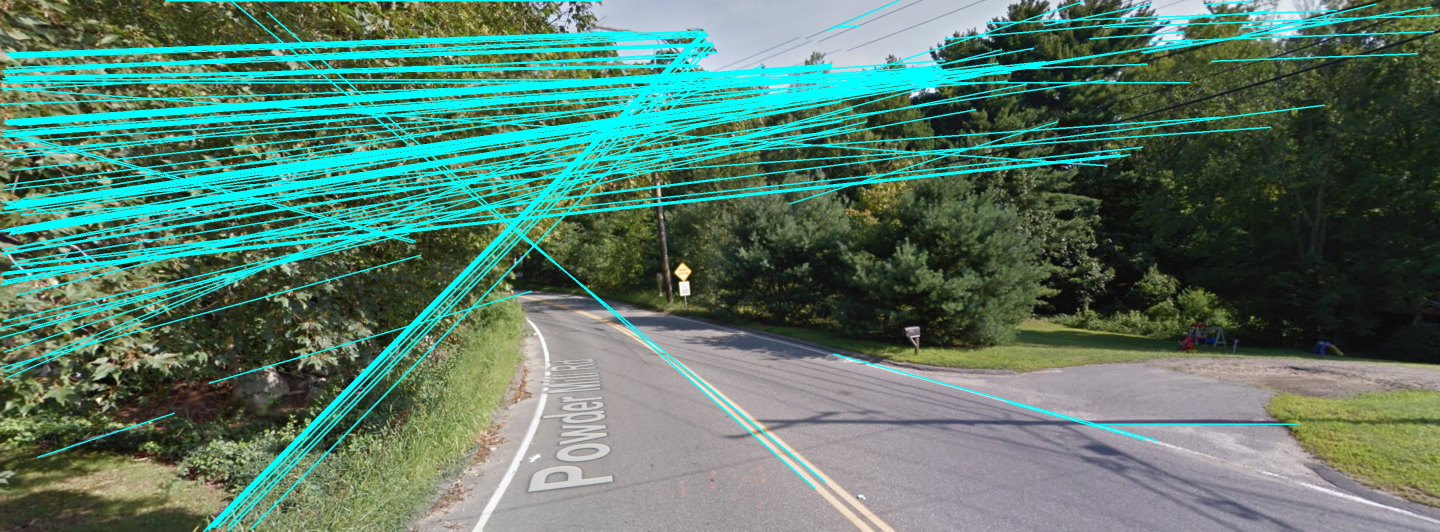
#> input picture Ben's Projects/Archived Projects/OpenCV Test/Irrelevant Images/Robot Line Detection.jpg, 2880 x 1063 px, given in place of the camera (shown at 1/2 size)
$ python classifier_test.py
#> lines starting #> are read from the running program, lines starting #| are printed output that depends on the picture
### ben_projects/RoboQuasar1.0/camera/capture.py
# handles all interfacing with OpenCV camera objects

import os
import time
import datetime
import sys

import cv2
import numpy
import config


class Capture(object):
    excludedSources = set()
    increaseFPSActions = []

    resolutions = {
        "logitech": {
            8: (1920, 1080),
            12: (1440, 810),
            23: (960, 540),
            30: (480, 270),
            31: (240, 135),
            "default": 30
        },
        "ELP": {
            10: (2048, 1536),
            12: (1600, 1200),
            30: (1280, 720),
            31: (640, 480),
            32: (320, 240),
            "default": 30
        },
        "ELP180": {
            6: (1920, 1080),
            9: (1280, 720),
            21: (800, 600),
            30: (640, 480),
            31: (352, 288),
            32: (320, 240),
            "default": 30
        },
        "ps3eye": {
            60: (640, 480),
            120: (320, 240),
            "default": 60
        }
    }

    mac_keys = {
        63232: "up",
        63233: "down",
        63234: "left",
        63235: "right",
        27: "esc",
        13: "enter"
    }

    linux_keys = {
        65362: "up",
        65364: "down",
        65361: "left",
        65363: "right",
        'esc': 'esc',
        10: "enter"
    }

    windows_keys = {

    }

    def __init__(self, window_name=None, cam_source=None,
                 auto_select_source=False,
                 show_window=True,
                 width=None, height=None, crop=(None,) * 4,
                 size_by_fps=None, camera_type=None,
                 frame_skip=0,
                 loop_video=True,
                 start_frame=0):
        """
        The initializer for an opencv camera object. It holds all the methods
        required to read and write from a camera.

        :param window_name: The name of the window to display the camera output.
                If None, False, or "" (Falsey), the camera will not show its
                output although you can still read data from it.
        :param cam_source: The camera number or the name of the video file.
                If a number, Capture will attempt
                cv2.VideoCapture(camSource). OpenCV's camera numbering system
                is arbitrary at best, so this isn't recommended.

                If None, Capture will search for a camera for you. If you'd like
                manually select a camera , set autoSelectSource to True
                (see that parameter for details)

                If a string, Capture will search for a video of that name in the
                directory "Camera/Videos"
        :param width: Manually set a width for the capture. Capture will scale
                the capture to this width if specified. I'd recommend sizeByFPS,
                however, as it optimizes size to desired FPS for you.

                Note: For videos, OpenCV's resize function is used. This can
                cause a significant drop in fps
        :param height: Same as width except for height
        :param size_by_fps: The desired FPS for the capture. The FPS for the
                following cameras are implemented under the following names:

                ELP180: "180degree Fisheye Lens 1080p Wide Angle Pc Web USB Camera"
                ELP: ELP USB with Camera 2.1mm Wide Angle Mjpeg 5megapixel Hd Camera USB for Industrial, Machine Vision
                logitech: Logitech HD Pro Webcam C920

                Type help(Capture.resolutions) for details.

                To specify which camera's data to use, specify the cameraType
                parameter.

                If you type an FPS that doesn't match the ones under
                Capture.resolutions, Capture will find the closest FPS.

                If None, Capture picks the default resolution for the logitech
                camera type: (480, 270).
        :param camera_type: Specify which camera data to use for sizeByFPS. If
                None, Capture selects logitech by default
        :param crop: How much to crop the resulting image by. Supply a tuple of
                size 4. If you don't want to crop a certain dimension, set that
                dimension to None.

                Example: (50, None, None, 100) crops the image to size
                            (50, 0, width, 100)
                         (None, 50, 100, None) crops the image to size
                            (0, 50, 100, height)
                         (None, None, None, None) crops the image to size
                            (0, 0, width, height)
        :param auto_select_source: If True, Capture will launch the Camera
                Selector mini application. Follow its instructions when prompted.
        :param frame_skip: Number of frames to skip in a video or camera feed.
                This works much better for videos than cameras.
        :param loop_video: Whether to loop a video when it ends or not
        """
        time1 = time.time()

        self.windowName = window_name
        self.camSource = cam_source
        self.enableDraw = show_window
        self.sizeByFPS = size_by_fps
        self.isRunning = True
        self.analysisApplied = False
        self.cameraType = camera_type
        self.cameraFPS = None
        self.trackbarName = "Frame"
        self.dimensions = list(crop)
        self.video = None
        self.loopVideo = loop_video

        if type(self.camSource) == int:
            self.frameSkip = 0
        else:
            self.frameSkip = frame_skip

        if sys.platform.startswith('darwin'):  # OS X
            self.key_codes = self.mac_keys
        elif (sys.platform.startswith('linux') or sys.platform.startswith(
                'cygwin')):
            self.key_codes = self.linux_keys
        elif sys.platform.startswith('win'):  # Windows
            self.key_codes = self.windows_keys
        else:
            raise EnvironmentError('Unsupported platform')

        camera_type = camera_type if camera_type is not None else "logitech"
        try:
            self.resolutions = Capture.resolutions[camera_type]
        except:
            raise Exception("camera data for camera type %s does not exist.\
Please type help(Capture.resolutions) for a dictionary of available camera data.")

        if self.enableDraw == True:
            cv2.namedWindow(window_name)

        if cam_source is not None:
            if type(cam_source) == str:
                self.loadVideo(cam_source)
            else:
                self.loadCamera(cam_source)
        else:
            if auto_select_source is True:
                capture = self.searchForCamera()
            else:
                capture = self.cameraSelector()
            self.loadCamera(capture)

        if width is not None and height is not None:
            self.width, self.height = width, height

        elif self.sizeByFPS is not None:
            if (self.sizeByFPS in list(self.resolutions.keys())) is False:
                self.sizeByFPS = self.findClosestRes(size_by_fps)
            self.width, self.height = self.resolutions[self.sizeByFPS]

        else:
            if type(self.camSource) == int:
                self.sizeByFPS = self.resolutions["default"]
                self.width, self.height = self.resolutions[self.sizeByFPS]

            else:
                self.width, self.height = self.camera.get(
                        cv2.CAP_PROP_FRAME_WIDTH), self.camera.get(
                        cv2.CAP_PROP_FRAME_HEIGHT)

        if type(self.camSource) == int:
            Capture.increaseFPSActions.append(self.increaseFPS)
            if len(Capture.increaseFPSActions) >= 2:
                for increaseFPS in Capture.increaseFPSActions:
                    increaseFPS()
                Capture.increaseFPSActions = []

        self.camera.set(cv2.CAP_PROP_FRAME_WIDTH, self.width)
        self.camera.set(cv2.CAP_PROP_FRAME_HEIGHT, self.height)

        if self.dimensions[0] is None:
            self.dimensions[0] = 0
        if self.dimensions[1] is None:
            self.dimensions[1] = 0
        if self.dimensions[2] is None:
            self.dimensions[2] = self.width
        if self.dimensions[3] is None:
            self.dimensions[3] = self.height

        time2 = time.time()
        print((str(self.camSource) + " loaded in " + str(
                time2 - time1) + " seconds. Capture size is " +
              str(int(self.width)) + "x" + str(int(self.height))))

        if start_frame > 0:
            self.setFrame(start_frame)

        self.frame = numpy.zeros((self.height, self.width, 3))

    # [100 lines left out: functions cameraSelector, searchForCamera, not called in this run]

    def loadCamera(self, capture):
        """
        Loads a numbered camera and adds it to Capture.excludedSources so that
        duplicate cameras don't arise.

        :param capture: The camera number to load
        :return: None
        """
        print("loading camera " + str(capture) + " into window named '" + str(
                self.windowName) + "'...")
        self.camera = cv2.VideoCapture(capture)
        self.camSource = capture
        Capture.excludedSources.add(capture)

    # [154 lines left out: functions loadVideo, findClosestRes, stopCamera, setFrame, incrementFrame, decrementFrame and 4 more, not called in this run]

    def getPressedKey(self, delay=1):
        """
        Using OpenCV's waitKey, get the user's pressed key.

        :param delay: An optional delay (milliseconds) to wait for user input.
                Default is 1.
        :return: The pressed key as a single character string OR if the key
                number matches Capture.mac_keys, it will return the
                corresponding text. Type help(Capture.mac_keys) for details.
        """
        key = cv2.waitKey(delay)
        if key in self.key_codes:
            return self.key_codes[key]
        elif key > -1:
            if 0 <= key < 0x100:
                return chr(key)
            else:
                print(("Unrecognized key: " + str(key)))
        else:
            return key

    # [95 lines left out: functions showFrame, currentFrameNumber, getVideoFPS, initVideoWriter, writeToVideo, stopVideo, not called in this run]

    def getFrame(self, readNextFrame=True):
        """
        A method to be used inside of a while loop. Reads frames from a video
        or a live capture.

        :param readNextFrame: True by default. Use to refresh the capture's
                current frame without proceeding to the next
        :return: A numpy array containg the frame captured
                (shape = (height, width, 3))
        """
        if self.isRunning is False:
            self.stopCamera()
            return
        if readNextFrame is False:
            self.decrementFrame()
        if self.frameSkip > 0:
            if type(self.camSource) == str:
                current = self.camera.get(cv2.CAP_PROP_POS_FRAMES)
                self.camera.set(cv2.CAP_PROP_POS_FRAMES,
                                current + self.frameSkip)
        success, self.frame = self.camera.read()

        if success is False or self.frame is None:
            if type(self.camSource) == int:
                raise Exception("Failed to read from camera!")
            elif self.loopVideo == True:
                self.setFrame(0)
                while success is False or self.frame is None:
                    success, self.frame = self.camera.read()
            else:
                self.stopCamera()
                return None  # it's a video. stop the loop

        if type(self.camSource) == str:
            if self.frame.shape[0:2] != (self.height, self.width):
                self.frame = cv2.resize(self.frame, (self.width, self.height),
                                   interpolation=cv2.INTER_NEAREST)

            cv2.setTrackbarPos(self.trackbarName, self.windowName,
                               int(self.camera.get(
                                       cv2.CAP_PROP_POS_FRAMES)))

        if self.dimensions is not None:
            x0, y0, x1, y1 = self.dimensions
            self.frame = self.frame[y0:y1, x0:x1]

        return self.frame

### ben_projects/RoboQuasar1.0/config.py
# contains functions that return important project directories

import os

CONFIGDIR = os.path.dirname(os.path.realpath(__file__))


def arduino_dir():
    root_dir_name = "Self-Driving-Buggy"
    root_dir = CONFIGDIR[:CONFIGDIR.rfind(root_dir_name) + len(root_dir_name)]
    return root_dir + "/Arduino/"


directories = {
    'arduino': arduino_dir(),
    'board': CONFIGDIR + "/board/",
    'logs': CONFIGDIR + "/board/logs/",
    'camera': CONFIGDIR + "/camera/",
    'videos': CONFIGDIR + "/camera/Videos/",
    'images': CONFIGDIR + "/camera/Images/",
    'controller': CONFIGDIR + "/controller/",
    'maps': CONFIGDIR + "/controller/maps/",
    'gpx': CONFIGDIR + "/controller/maps/gpx/",
    'scripts': CONFIGDIR + "/scripts/",
}


# [17 lines left out: function get_dir, not called in this run]

### ben_projects/RoboQuasar1.0/tests/Archieved/classifier_test.py
"""
The minimum code required to run the camera module
"""
import sys

sys.path.insert(0, '../')

import config
from camera import capture
import cv2


def run():
    camera1 = capture.Capture(window_name="camera", cam_source=0)
    face_cascade = cv2.CascadeClassifier(
            '/Users/Woz4tetra/Downloads/opencv-3.1.0/data/haarcascades/haarcascade_frontalface_default.xml')
    eye_cascade = cv2.CascadeClassifier(
            '/Users/Woz4tetra/Downloads/opencv-3.1.0/data/haarcascades/haarcascade_eye.xml')

    while True:
        frame1 = camera1.getFrame()
        gray = cv2.cvtColor(frame1, cv2.COLOR_BGR2GRAY)
        faces = face_cascade.detectMultiScale(gray, 1.5, 5)

        for (x, y, w, h) in faces:
            cv2.rectangle(frame1, (x, y), (x + w, y + h), (255, 0, 0), 2)
            roi_gray = gray[y:y + h, x:x + w]
            roi_color = frame1[y:y + h, x:x + w]
            eyes = eye_cascade.detectMultiScale(roi_gray)
            for (ex, ey, ew, eh) in eyes:
                cv2.rectangle(roi_color, (ex, ey), (ex + ew, ey + eh),
                              (0, 255, 0), 2)
            camera1.showFrame(roi_color)
        key = camera1.getPressedKey()

        if key == 'q' or key == "esc":
            camera1.stopCamera()
#> this loop made 31 passes; (key Esc is pressed on pass 1)
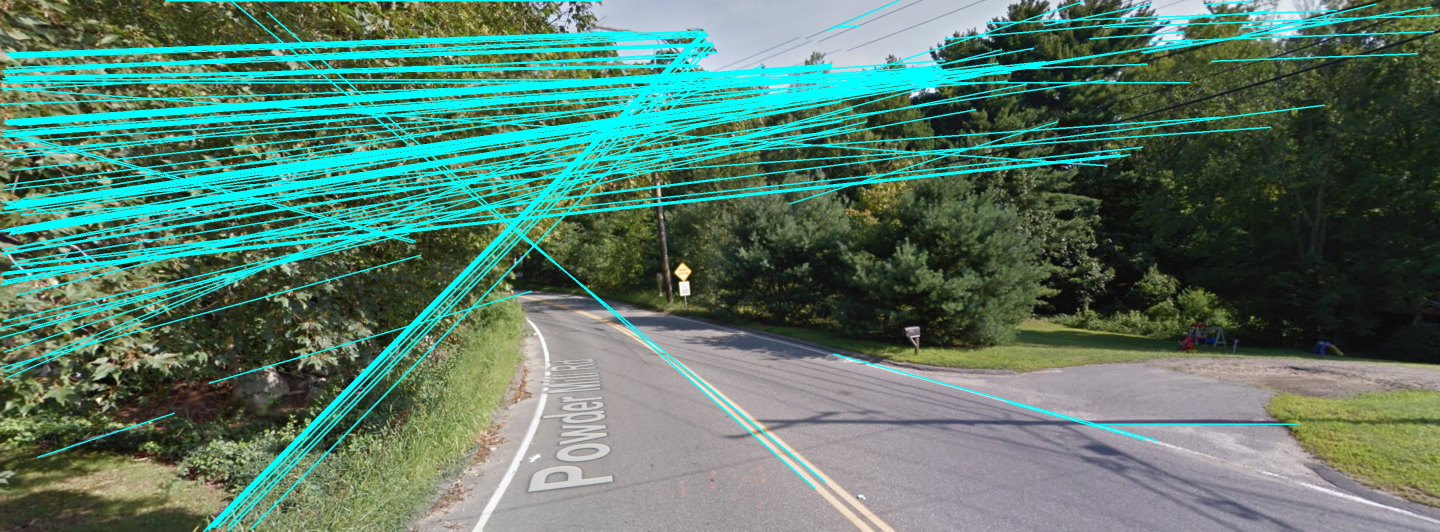
#> input picture Ben's Projects/Archived Projects/OpenCV Test/Irrelevant Images/Robot Line Detection.jpg, 2880 x 1063 px, given in place of the camera (shown at 1/2 size)
#> pass 1, in getFrame, `self.frame = self.frame[y0:y1, x0:x1]`:
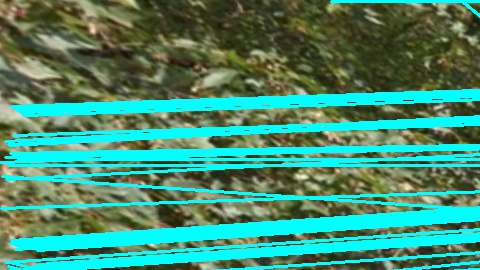
#> self.frame: shape (270, 480, 3); mean B, G, R 113.8, 139.1, 71.3
#> pass 1, in run, `gray = cv2.cvtColor(frame1, cv2.COLOR_BGR2GRAY)`:
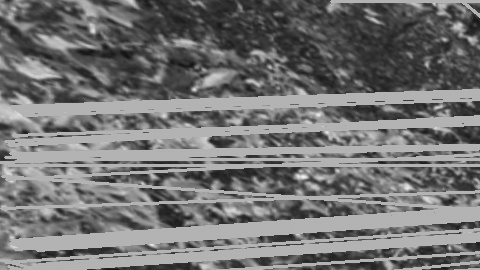
#> gray: shape (270, 480); min 15, max 243, mean 115.9


if __name__ == '__main__':
    run()

$ run again, on Ben's Projects/Archived Projects/OpenCV Test/Irrelevant Images/Robot border.jpg
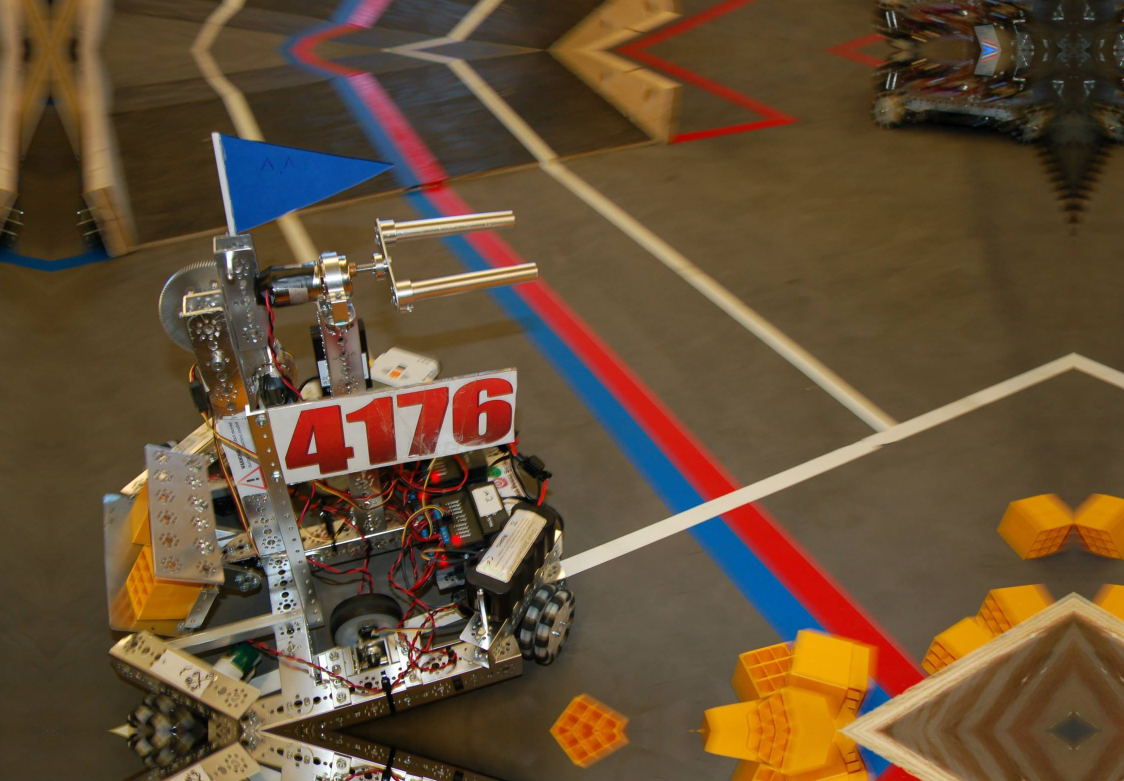
#> input picture Ben's Projects/Archived Projects/OpenCV Test/Irrelevant Images/Robot border.jpg, 2248 x 1562 px, given in place of the camera (shown at 1/2 size)
#> the loop in run, `while True:` made 31 passes; (key Esc is pressed on pass 1)
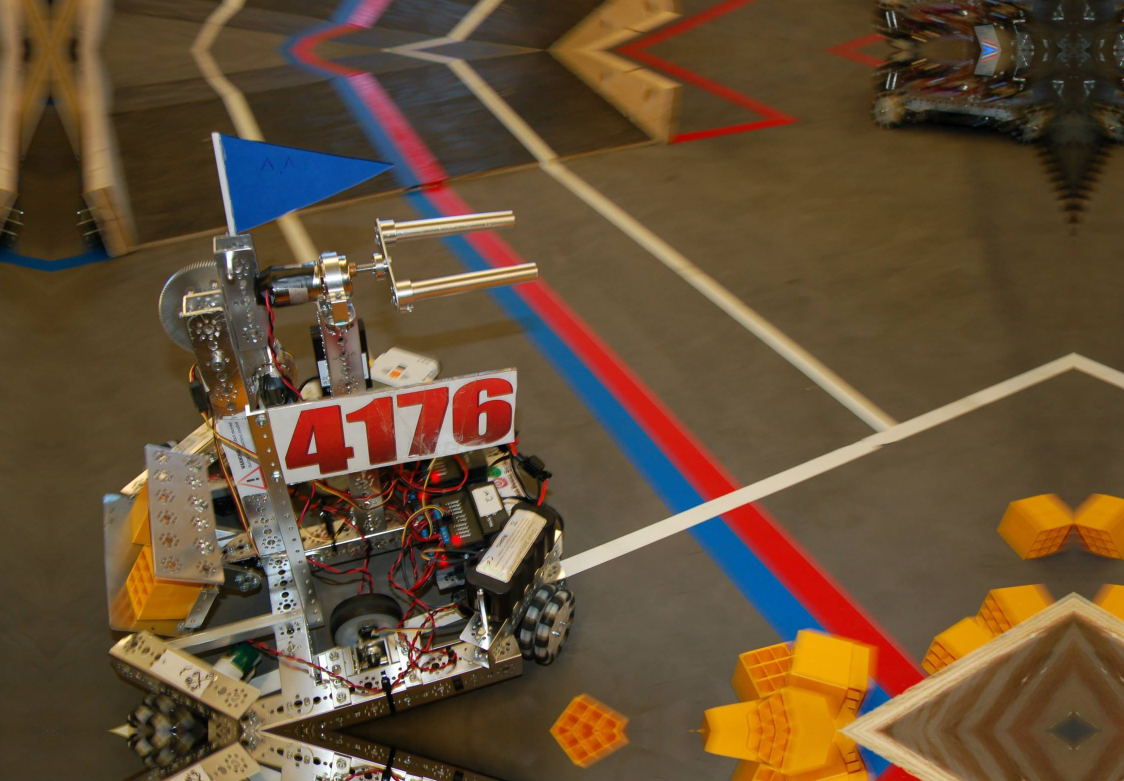
#> input picture Ben's Projects/Archived Projects/OpenCV Test/Irrelevant Images/Robot border.jpg, 2248 x 1562 px, given in place of the camera (shown at 1/2 size)
#> pass 1, in getFrame, `self.frame = self.frame[y0:y1, x0:x1]`:
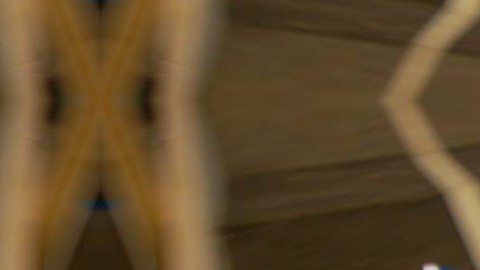
#> self.frame: shape (270, 480, 3); mean B, G, R 43.8, 76.3, 98.9
#> pass 1, in run, `gray = cv2.cvtColor(frame1, cv2.COLOR_BGR2GRAY)`:
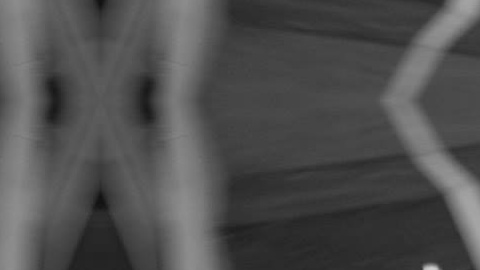
#> gray: shape (270, 480); min 17, max 205, mean 79.4
